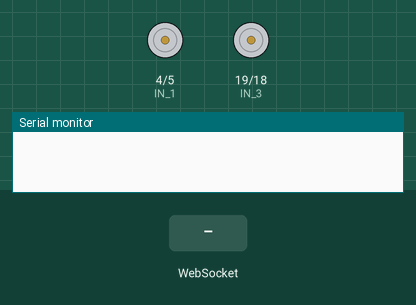
This program was run on a simulated ESP32. On the bench: motor-driver pin pairs drawn as motors (green arrow = first pin HIGH = forward, orange = second pin HIGH = backward, longer = more drive, scaled by the enable pin), the last lines printed to the serial monitor. Inputs (shaded band) come from the test bench.

Above: at 1.2 s.
1.3 s: WebSocket text "forward_1" received
At 2.1 s:
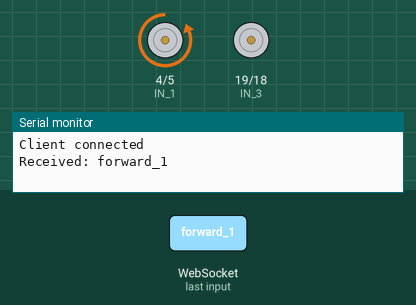
2.8 s: WebSocket text "backward_1" received
At 3.3 s:
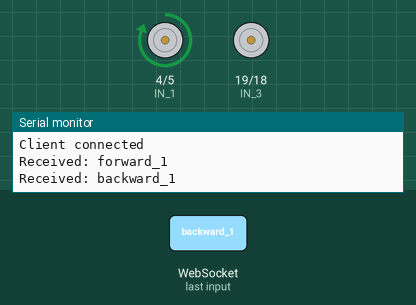
4.3 s: WebSocket text "forward_2" received
At 5.5 s:
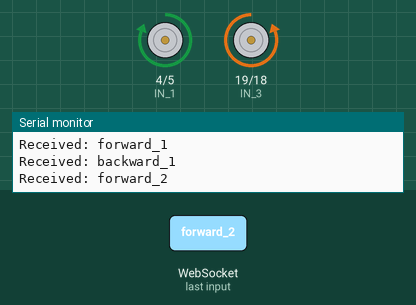
5.8 s: WebSocket text "stop_1" received
At 6.7 s:
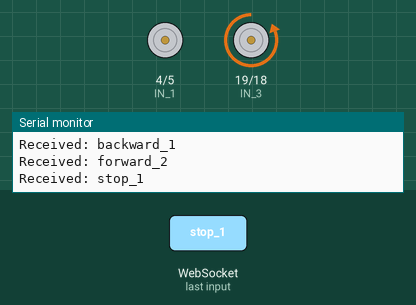
7.3 s: WebSocket text "backward_2" received
At 7.9 s:
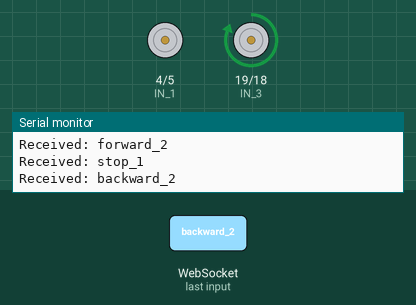
8.8 s: WebSocket text "stop_2" received
At 10.2 s:
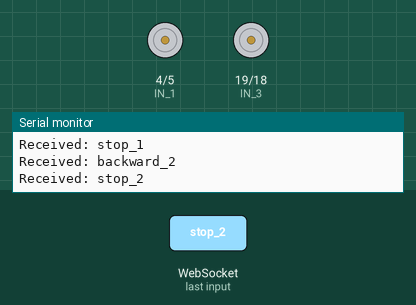
Timing chart, 0 to 11.3 s (numbered marks = the images above; inputs shaded):
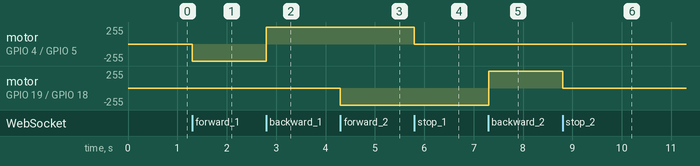

The program:

main.cpp
```cpp
#include <Arduino.h>
#include <WiFi.h>
#include <ESPAsyncWebServer.h>
#include "progmem_html.hpp"

#define EN_A 12
#define EN_B 13
#define IN_1 4
#define IN_2 5
#define IN_3 19
#define IN_4 18

#define SSID "MULTIBOT"
#define PASSWORD "MULTI123"

AsyncWebServer server(80);
AsyncWebSocket ws("/ws");

char in1_state = 0;
char in2_state = 0;
char in3_state = 0;
char in4_state = 0;
char ena_state = 0;
char enb_state = 0;

enum motor_state
{
  STOP = 0,
  FORWARD = 1,
  BACKWARD = 2
};

void motor_1_control(char state)
{
  switch(state)
  {
    case 0:
      in1_state = 0;
      in2_state = 0;
      break;
    case 1:
      in1_state = 0;
      in2_state = 1;
      break;
    case 2:
      in1_state = 1;
      in2_state = 0;
      break;
    default:
      break;
  }
}

void motor_2_control(char state)
{
  switch(state)
  {
    case 0:
      in3_state = 0;
      in4_state = 0;
      break;
    case 1:
      in3_state = 0;
      in4_state = 1;
      break;
    case 2:
      in3_state = 1;
      in4_state = 0;
      break;
    default:
      break;
  }
}

void wifi_init()
{
  WiFi.softAP(SSID, PASSWORD);
  WiFi.softAPConfig(IPAddress(192,168,4,1), IPAddress(192,168,4,1), IPAddress(255,255,255,0));
}

void motor_control_selectHandler(AsyncWebServerRequest* request)
{
  request->send(200, "text/html", motor_control_select_html);
}

void motor_1_controlHandler(AsyncWebServerRequest* request)
{
  request->send(200, "text/html", motor_control_1_html);
}

void motor_2_controlHandler(AsyncWebServerRequest* request)
{
  request->send(200, "text/html", motor_control_2_html);
}

void onWebSocketEvent(AsyncWebSocket *server, AsyncWebSocketClient *client, AwsEventType type, void *arg, uint8_t *data, size_t len)
{
  if (type == WS_EVT_CONNECT) {
    Serial.println("Client connected");
    client->text("Connected to WebSocket Server");
  }
  else if (type == WS_EVT_DISCONNECT) {
    Serial.println("Client disconnected");
  }
  else if (type == WS_EVT_DATA) {
    // Handle incoming WebSocket messages
    String command = "";
    for (size_t i = 0; i < len; i++) {
      command += (char)data[i];
    }
    Serial.print("Received: ");
    Serial.println(command);

    if(command == "forward_1")
    {
      motor_1_control(FORWARD);
    }
    else if(command == "backward_1")
    {
      motor_1_control(BACKWARD);
    }
    else if(command == "stop_1")
    {
      motor_1_control(STOP);
    }
    if(command == "forward_2")
    {
      motor_2_control(FORWARD);
    }
    else if(command == "backward_2")
    {
      motor_2_control(BACKWARD);
    }
    else if(command == "stop_2")
    {
      motor_2_control(STOP);
    }
  }
}

void setup()
{
  pinMode(EN_A, OUTPUT);
  pinMode(EN_B, OUTPUT);
  pinMode(IN_1, OUTPUT);
  pinMode(IN_2, OUTPUT);
  pinMode(IN_3, OUTPUT);
  pinMode(IN_4, OUTPUT);

  analogWrite(EN_A, 255);
  analogWrite(EN_B, 255);

  Serial.begin(9600);

  wifi_init();

  ws.onEvent(onWebSocketEvent);
  server.addHandler(&ws);

  server.on("/", HTTP_GET, motor_control_selectHandler);
  server.on("/control/1", HTTP_GET, motor_1_controlHandler);
  server.on("/control/2", HTTP_GET, motor_2_controlHandler);
  server.begin();
}

void loop()
{
  ws.cleanupClients();
  digitalWrite(IN_1, in1_state);
  digitalWrite(IN_2, in2_state);
  digitalWrite(IN_3, in3_state);
  digitalWrite(IN_4, in4_state);
}
```

progmem_html.hpp
```cpp
#include <Arduino.h>
#ifndef PROGMEM_HTML_HPP
#define PROGMEM_HTML_HPP

const char* motor_control_select_html PROGMEM = R"rawliteral(
<!doctype html>
<html lang="en">
<head>
  <meta charset="utf-8" />
  <meta name="viewport" content="width=device-width,initial-scale=1" />
  <title>Wheel control</title>
  <style>
    :root{
      --bg: #0f172a;
      --card: #0b1220;
      --accent: #06b6d4;
      --text: #e6eef6;
      --btn-size: 92px;
      --gap: 14px;
      font-family: system-ui, -apple-system, "Segoe UI", Roboto, "Helvetica Neue", Arial;
    }

    html,body{
      height:100%;
      margin:0;
      background: linear-gradient(180deg, #071025 0%, #071a2a 100%);
      color:var(--text);
      -webkit-font-smoothing:antialiased;
      -moz-osx-font-smoothing:grayscale;
    }

    .wrap{
      min-height:100%;
      display:flex;
      align-items:center;
      justify-content:center;
      padding:24px;
      box-sizing:border-box;
    }

    .card{
      background: linear-gradient(180deg, rgba(255,255,255,0.02), rgba(255,255,255,0.01));
      border-radius:16px;
      padding:28px;
      width:320px;
      max-width:96vw;
      box-shadow: 0 8px 30px rgba(2,6,23,0.6);
      text-align:center;
      border: 1px solid rgba(255,255,255,0.03);
    }

    h1{
      margin:0 0 18px 0;
      font-size:20px;
      letter-spacing:0.4px;
      color:var(--text);
    }

    .select{
      display:flex;
      flex-direction:column;
      gap:var(--gap);
      align-items:center;
      justify-content:center;
    }

    button.wheel-btn{
      width: 240px;
      height: 90px;
      border-radius: 20px;
      border: none;
      background: linear-gradient(180deg, rgba(255,255,255,0.03), rgba(255,255,255,0.01));
      color: var(--text);
      display:flex;
      align-items:center;
      justify-content:center;
      font-size:36px;
      cursor:pointer;
      box-shadow: 0 6px 18px rgba(0,0,0,0.45), inset 0 -2px 6px rgba(0,0,0,0.25);
      transition: transform 120ms ease, box-shadow 120ms ease;
      outline: none;
    }

    button.wheel-btn:active{
      transform: translateY(2px) scale(0.99);
      box-shadow: 0 4px 10px rgba(0,0,0,0.45), inset 0 -1px 4px rgba(0,0,0,0.20);
    }

    button.up {
      background-image: linear-gradient(180deg, rgba(6,182,212,0.18), rgba(6,182,212,0.06));
      border: 1px solid rgba(6,182,212,0.18);
    }

    button.down {
      background-image: linear-gradient(180deg, rgba(239,68,68,0.12), rgba(239,68,68,0.04));
      border: 1px solid rgba(239,68,68,0.12);
    }

    button.wheel-btn:focus{
      box-shadow: 0 0 0 6px rgba(6,182,212,0.12), 0 10px 30px rgba(2,6,23,0.6);
    }

    @media (max-width:360px){
      :root { --btn-size: 78px; --gap: 12px; }
      h1 { font-size:18px; }
    }
  </style>
</head>
<body>
  <div class="wrap">
    <div class="card" role="region" aria-label="Player select panel">
      <h1>Player Select</h1>
      <div class="select">
        <button class="wheel-btn up" id="btn1" aria-label="Select wheel 1" title="P1">Player 1</button>
        <button class="wheel-btn down" id="btn2" aria-label="Select wheel 2" title="P2">Player 2</button>
      </div>
    </div>
  </div>

  <script>
    const btnSelect1 = document.getElementById('btn1');
    const btnSelect2 = document.getElementById('btn2');

    btnSelect1.addEventListener('click', () => { window.location.href = "http://192.168.4.1/control/1"; });
    btnSelect2.addEventListener('click', () => { window.location.href = "http://192.168.4.1/control/2"; });
  </script>
</body>
</html>
)rawliteral";

const char* motor_control_1_html PROGMEM = R"rawliteral(
<!doctype html>
<html lang="en">
<head>
  <meta charset="utf-8" />
  <meta name="viewport" content="width=device-width,initial-scale=1" />
  <title>Wheel control</title>
  <style>
    :root{
      --bg: #0f172a;
      --card: #0b1220;
      --accent: #06b6d4;
      --text: #e6eef6;
      --btn-size: 92px;
      --gap: 14px;
      font-family: system-ui, -apple-system, "Segoe UI", Roboto, "Helvetica Neue", Arial;
    }

    html,body{
      height:100%;
      margin:0;
      background: linear-gradient(180deg, #071025 0%, #071a2a 100%);
      color:var(--text);
      -webkit-font-smoothing:antialiased;
      -moz-osx-font-smoothing:grayscale;
    }

    .wrap{
      min-height:100%;
      display:flex;
      align-items:center;
      justify-content:center;
      padding:24px;
      box-sizing:border-box;
    }

    .card{
      background: linear-gradient(180deg, rgba(255,255,255,0.02), rgba(255,255,255,0.01));
      border-radius:16px;
      padding:28px;
      width:320px;
      max-width:96vw;
      box-shadow: 0 8px 30px rgba(2,6,23,0.6);
      text-align:center;
      border: 1px solid rgba(255,255,255,0.03);
    }

    h1{
      margin:0 0 18px 0;
      font-size:20px;
      letter-spacing:0.4px;
      color:var(--text);
    }

    .controls{
      display:flex;
      flex-direction:column;
      gap:var(--gap);
      align-items:center;
      justify-content:center;
    }

    button.wheel-btn{
      width: var(--btn-size);
      height: var(--btn-size);
      border-radius: 999px;
      border: none;
      background: linear-gradient(180deg, rgba(255,255,255,0.03), rgba(255,255,255,0.01));
      color: var(--text);
      display:flex;
      align-items:center;
      justify-content:center;
      font-size:36px;
      cursor:pointer;
      box-shadow: 0 6px 18px rgba(0,0,0,0.45), inset 0 -2px 6px rgba(0,0,0,0.25);
      transition: transform 120ms ease, box-shadow 120ms ease;
      outline: none;
    }

    button.wheel-btn:active{
      transform: translateY(2px) scale(0.99);
      box-shadow: 0 4px 10px rgba(0,0,0,0.45), inset 0 -1px 4px rgba(0,0,0,0.20);
    }

    button.up {
      background-image: linear-gradient(180deg, rgba(6,182,212,0.18), rgba(6,182,212,0.06));
      border: 1px solid rgba(6,182,212,0.18);
    }

    button.down {
      background-image: linear-gradient(180deg, rgba(239,68,68,0.12), rgba(239,68,68,0.04));
      border: 1px solid rgba(239,68,68,0.12);
    }

    button.wheel-btn:focus{
      box-shadow: 0 0 0 6px rgba(6,182,212,0.12), 0 10px 30px rgba(2,6,23,0.6);
    }

    @media (max-width:360px){
      :root { --btn-size: 78px; --gap: 12px; }
      h1 { font-size:18px; }
    }
  </style>
</head>
<body>
  <div class="wrap">
    <div class="card" role="region" aria-label="Wheel control panel">
      <h1>Wheel 1 control</h1>
      <div class="controls">
        <button class="wheel-btn up" id="btnUp" aria-label="Move wheel up" title="Up">▲</button>
        <button class="wheel-btn down" id="btnDown" aria-label="Move wheel down" title="Down">▼</button>
      </div>
    </div>
  </div>

  <script>
    const socket = new WebSocket(`ws://192.168.4.1/ws`);
    let isPressed = false;

    function sendCommand(cmd) {
      if (socket.readyState === WebSocket.OPEN) {
        socket.send(cmd);
      }
    }

    const btnUp = document.getElementById('btnUp');
    const btnDown = document.getElementById('btnDown');

    btnUp.addEventListener('mousedown', () => { isPressed = true; sendCommand('forward_1'); });
    btnUp.addEventListener('mouseup',   () => { if (isPressed){sendCommand('stop_1'); isPressed=false;} });

    btnDown.addEventListener('mousedown', () => { isPressed = true; sendCommand('backward_1'); });
    btnDown.addEventListener('mouseup',   () => { if (isPressed){sendCommand('stop_1'); isPressed=false;} });

    btnUp.addEventListener('touchstart', (e) => { e.preventDefault(); isPressed = true; sendCommand('forward_1'); });
    btnUp.addEventListener('touchend',   (e) => { e.preventDefault(); sendCommand('stop_1'); isPressed=false; });

    btnDown.addEventListener('touchstart', (e) => { e.preventDefault(); isPressed = true; sendCommand('backward_1'); });
    btnDown.addEventListener('touchend',   (e) => { e.preventDefault(); sendCommand('stop_1'); isPressed=false; });

    socket.onopen = () => console.log("WebSocket Connected");
    socket.onclose = () => console.log("WebSocket Disconnected");
    socket.onerror = (err) => console.error("WebSocket Error", err);
  </script>
</body>
</html>
)rawliteral";

const char* motor_control_2_html PROGMEM = R"rawliteral(
<!doctype html>
<html lang="en">
<head>
  <meta charset="utf-8" />
  <meta name="viewport" content="width=device-width,initial-scale=1" />
  <title>Wheel control</title>
  <style>
    :root{
      --bg: #0f172a;
      --card: #0b1220;
      --accent: #06b6d4;
      --text: #e6eef6;
      --btn-size: 92px;
      --gap: 14px;
      font-family: system-ui, -apple-system, "Segoe UI", Roboto, "Helvetica Neue", Arial;
    }

    html,body{
      height:100%;
      margin:0;
      background: linear-gradient(180deg, #071025 0%, #071a2a 100%);
      color:var(--text);
      -webkit-font-smoothing:antialiased;
      -moz-osx-font-smoothing:grayscale;
    }

    .wrap{
      min-height:100%;
      display:flex;
      align-items:center;
      justify-content:center;
      padding:24px;
      box-sizing:border-box;
    }

    .card{
      background: linear-gradient(180deg, rgba(255,255,255,0.02), rgba(255,255,255,0.01));
      border-radius:16px;
      padding:28px;
      width:320px;
      max-width:96vw;
      box-shadow: 0 8px 30px rgba(2,6,23,0.6);
      text-align:center;
      border: 1px solid rgba(255,255,255,0.03);
    }

    h1{
      margin:0 0 18px 0;
      font-size:20px;
      letter-spacing:0.4px;
      color:var(--text);
    }

    .controls{
      display:flex;
      flex-direction:column;
      gap:var(--gap);
      align-items:center;
      justify-content:center;
    }

    button.wheel-btn{
      width: var(--btn-size);
      height: var(--btn-size);
      border-radius: 999px;
      border: none;
      background: linear-gradient(180deg, rgba(255,255,255,0.03), rgba(255,255,255,0.01));
      color: var(--text);
      display:flex;
      align-items:center;
      justify-content:center;
      font-size:36px;
      cursor:pointer;
      box-shadow: 0 6px 18px rgba(0,0,0,0.45), inset 0 -2px 6px rgba(0,0,0,0.25);
      transition: transform 120ms ease, box-shadow 120ms ease;
      outline: none;
    }

    button.wheel-btn:active{
      transform: translateY(2px) scale(0.99);
      box-shadow: 0 4px 10px rgba(0,0,0,0.45), inset 0 -1px 4px rgba(0,0,0,0.20);
    }

    button.up {
      background-image: linear-gradient(180deg, rgba(6,182,212,0.18), rgba(6,182,212,0.06));
      border: 1px solid rgba(6,182,212,0.18);
    }

    button.down {
      background-image: linear-gradient(180deg, rgba(239,68,68,0.12), rgba(239,68,68,0.04));
      border: 1px solid rgba(239,68,68,0.12);
    }

    button.wheel-btn:focus{
      box-shadow: 0 0 0 6px rgba(6,182,212,0.12), 0 10px 30px rgba(2,6,23,0.6);
    }

    @media (max-width:360px){
      :root { --btn-size: 78px; --gap: 12px; }
      h1 { font-size:18px; }
    }
  </style>
</head>
<body>
  <div class="wrap">
    <div class="card" role="region" aria-label="Wheel control panel">
      <h1>Wheel 2 control</h1>
      <div class="controls">
        <button class="wheel-btn up" id="btnUp" aria-label="Move wheel up" title="Up">▲</button>
        <button class="wheel-btn down" id="btnDown" aria-label="Move wheel down" title="Down">▼</button>
      </div>
    </div>
  </div>

  <script>
    const socket = new WebSocket(`ws://192.168.4.1/ws`);
    let isPressed = false;

    function sendCommand(cmd) {
      if (socket.readyState === WebSocket.OPEN) {
        socket.send(cmd);
      }
    }

    const btnUp = document.getElementById('btnUp');
    const btnDown = document.getElementById('btnDown');

    btnUp.addEventListener('mousedown', () => { isPressed = true; sendCommand('forward_2'); });
    btnUp.addEventListener('mouseup',   () => { if (isPressed){sendCommand('stop_2'); isPressed=false;} });

    btnDown.addEventListener('mousedown', () => { isPressed = true; sendCommand('backward_2'); });
    btnDown.addEventListener('mouseup',   () => { if (isPressed){sendCommand('stop_2'); isPressed=false;} });

    btnUp.addEventListener('touchstart', (e) => { e.preventDefault(); isPressed = true; sendCommand('forward_2'); });
    btnUp.addEventListener('touchend',   (e) => { e.preventDefault(); sendCommand('stop_2'); isPressed=false; });

    btnDown.addEventListener('touchstart', (e) => { e.preventDefault(); isPressed = true; sendCommand('backward_2'); });
    btnDown.addEventListener('touchend',   (e) => { e.preventDefault(); sendCommand('stop_2'); isPressed=false; });

    socket.onopen = () => console.log("WebSocket Connected");
    socket.onclose = () => console.log("WebSocket Disconnected");
    socket.onerror = (err) => console.error("WebSocket Error", err);
  </script>
</body>
</html>
)rawliteral";

#endif
```

Measured:
- after the input at 1.3 s, motor on GPIO 4 (IN_1) / GPIO 5 (IN_2): stopped → backward 255/255 at once
- after the input at 2.8 s, motor on GPIO 4 (IN_1) / GPIO 5 (IN_2): backward 255/255 → forward 255/255 at once
- after the input at 4.3 s, motor on GPIO 19 (IN_3) / GPIO 18 (IN_4): stopped → backward 255/255 at once
- after the input at 5.8 s, motor on GPIO 4 (IN_1) / GPIO 5 (IN_2): forward 255/255 → stopped at once
- after the input at 7.3 s, motor on GPIO 19 (IN_3) / GPIO 18 (IN_4): backward 255/255 → forward 255/255 at once
- after the input at 8.8 s, motor on GPIO 19 (IN_3) / GPIO 18 (IN_4): forward 255/255 → stopped at once
